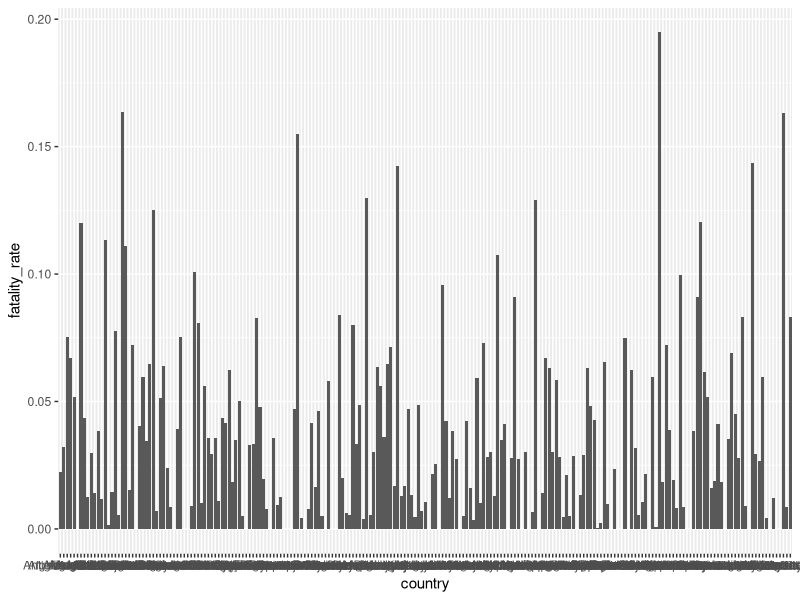
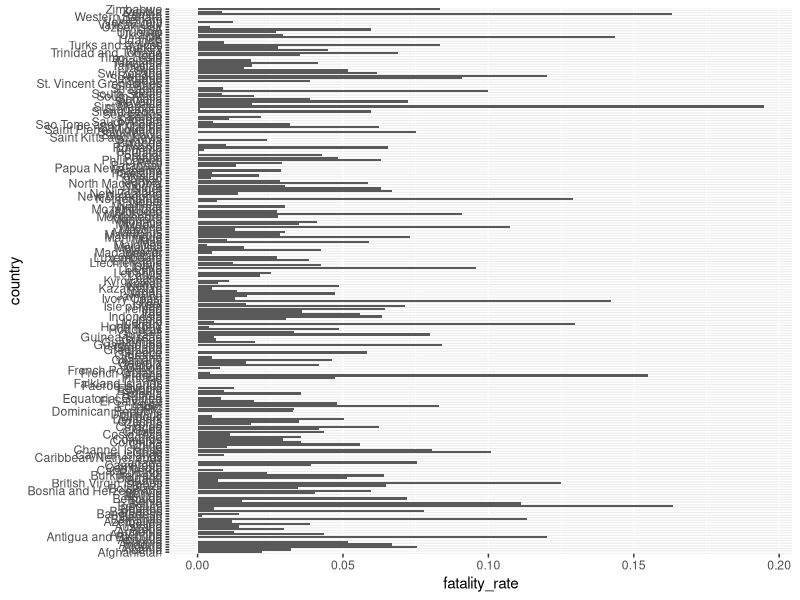
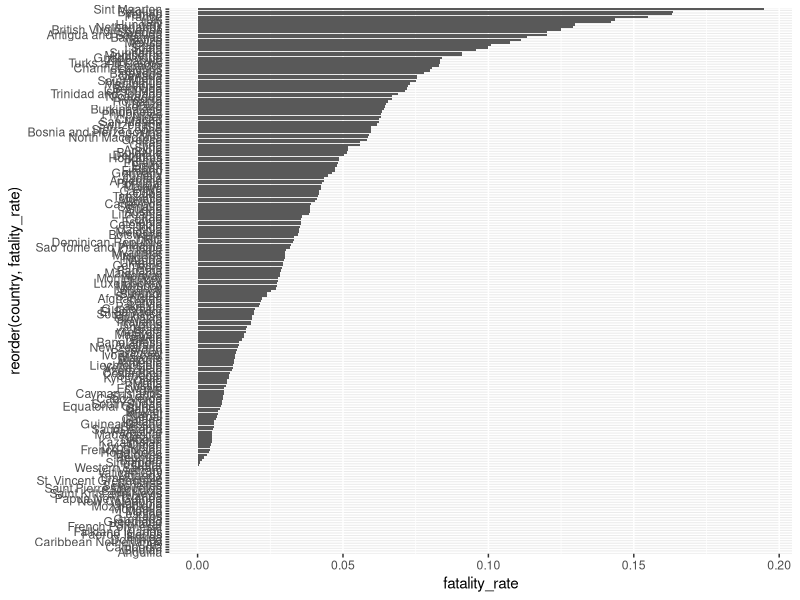

The R script that drew these images, in order: (Note: this script raises an error after producing the figures.)
library(readr)

world_covid <- read_csv("data/world_covid.csv")
str(world_covid)
head(world_covid, n = 10)

dailynational <- read_csv("data/dailynational.csv")
str(dailynational)
head(dailynational, n = 10)

library(ggplot2)
library(scales)

##############################################################################
#                                                                            #
#                       Top 20 Fatality Rate Countries                       #
#                                                                            #
##############################################################################

# Grafik dasar
ggplot(data = world_covid, mapping = aes(x = country, y = fatality_rate)) + 
  geom_bar(stat = "identity")

# Flip barchart
ggplot(data = world_covid, mapping = aes(x = country, y = fatality_rate)) + 
  geom_bar(stat = "identity") +
  coord_flip()

# Flip & sorted barchart
ggplot(data = world_covid, mapping = aes(x = reorder(country, fatality_rate), y = fatality_rate)) + 
  geom_bar(stat = "identity") +
  coord_flip()

# Flip - sorted - top 20 barchart
top20 <- world_covid %>% 
  arrange(desc(fatality_rate)) %>%
  head(n = 20)

ggplot(data = top20, mapping = aes(x = reorder(country, fatality_rate), y = fatality_rate)) + 
  geom_bar(stat = "identity") +
  coord_flip()

# Custom title - axis label
ggplot(data = top20, mapping = aes(x = reorder(country, fatality_rate), y = fatality_rate)) + 
  geom_bar(stat = "identity") +
  coord_flip() + 
  labs(title = "Top 20 Fatality Rate Countries",
       x = "Country",
       y = "Fatality Rate")

# Custom axis scale 
ggplot(data = top20, mapping = aes(x = reorder(country, fatality_rate), y = fatality_rate)) + 
  geom_bar(stat = "identity") +
  coord_flip() + 
  labs(title = "Top 20 Fatality Rate Countries",
       x = "Country",
       y = "Fatality Rate") + 
  scale_y_continuous(labels = scales::percent_format(1))

# Custom theme 
ggplot(data = top20, mapping = aes(x = reorder(country, fatality_rate), y = fatality_rate)) + 
  geom_bar(stat = "identity") +
  coord_flip() + 
  labs(title = "Top 20 Fatality Rate Countries",
       x = "Country",
       y = "Fatality Rate") + 
  scale_y_continuous(labels = scales::percent_format(1)) +
  theme_minimal()

# Custom theme 
ggplot(data = top20, mapping = aes(x = reorder(country, fatality_rate), y = fatality_rate)) + 
  geom_bar(stat = "identity") +
  coord_flip() + 
  labs(title = "Top 20 Fatality Rate Countries",
       x = "Country",
       y = "Fatality Rate") + 
  scale_y_continuous(labels = scales::percent_format(1)) +
  theme_minimal()

theme_set(theme_minimal())

# Change color & grid
ggplot(data = top20, mapping = aes(x = reorder(country, fatality_rate), y = fatality_rate)) + 
  geom_bar(stat = "identity", fill = "coral", alpha = 0.7) +
  coord_flip() + 
  labs(title = "Top 20 Fatality Rate Countries",
       x = "Country",
       y = "Fatality Rate") + 
  scale_y_continuous(labels = scales::percent_format(1)) +
  theme(panel.grid.major.y = element_blank(),
        panel.grid.minor.y = element_blank(),
        panel.grid.minor.x = element_blank())

# Add label & y-limit 
ggplot(data = top20, mapping = aes(x = reorder(country, fatality_rate), y = fatality_rate)) + 
  geom_bar(stat = "identity", fill = "coral", alpha = 0.7) +
  geom_text(aes(label = paste0(fatality_rate*100, "%")), size = 3, hjust = -0.1) + 
  coord_flip() + 
  labs(title = "Top 20 Fatality Rate Countries",
       x = "Country",
       y = "Fatality Rate") + 
  scale_y_continuous(labels = scales::percent_format(1), limits = c(0, 0.25)) +
  theme(panel.grid.major.y = element_blank(),
        panel.grid.minor.y = element_blank(),
        panel.grid.minor.x = element_blank())

# By Total Cases 
## top 20 barchart
top20 <- world_covid %>% 
  arrange(desc(total_cases)) %>%
  head(n = 20)

ggplot(data = top20, mapping = aes(x = reorder(country, total_cases), y = total_cases)) + 
  geom_bar(stat = "identity", fill = "coral", alpha = 0.7) +
  geom_text(aes(label = formatC(total_cases, big.mark = ",", decimal.mark = ".", format = "d")), size = 3, hjust = -0.1) + 
  coord_flip() + 
  labs(title = "Top 20 Total Cases Countries",
       x = "Country",
       y = "Total Cases") + 
  scale_y_continuous(labels = scales::number_format(big.mark = ","), limits = c(0, 1.8*10^6)) +
  theme(panel.grid.major.y = element_blank(),
        panel.grid.minor.y = element_blank(),
        panel.grid.minor.x = element_blank())

##############################################################################
#                                                                            #
#                         Population vs Total Cases                          #
#                                                                            #
##############################################################################

# Hubungan jumlah kasus dgn kepadatan penduduk
ggplot(data = world_covid, mapping = aes(x = population, y = total_cases)) + 
  geom_point() 

# Opacity
ggplot(data = world_covid, mapping = aes(x = population, y = total_cases)) + 
  geom_point(alpha = 0.3) 

# x-axis format
ggplot(data = world_covid, mapping = aes(x = population, y = total_cases)) + 
  geom_point(alpha = 0.3) +
  scale_x_continuous(labels = scales::number_format())

# x-axis format
ggplot(data = world_covid, mapping = aes(x = population/10^6, y = total_cases/10^3)) + 
  geom_point(alpha = 0.3) +
  scale_x_continuous(labels = scales::number_format()) +
  scale_y_continuous(labels = scales::number_format())

# x-axis limit
ggplot(data = world_covid, mapping = aes(x = population/10^6, y = total_cases/10^3)) + 
  geom_point(alpha = 0.3) +
  scale_x_continuous(labels = scales::number_format(), limits = c(0, 400)) +
  scale_y_continuous(labels = scales::number_format(), limits = c(0, 400))

# Buble chart
ggplot(data = world_covid, mapping = aes(x = population/10^6, y = total_cases/10^3, size = round(fatality_rate*100, 2))) + 
  geom_point(alpha = 0.3) +
  scale_x_continuous(labels = scales::number_format(), limits = c(0, 400)) +
  scale_y_continuous(labels = scales::number_format(), limits = c(0, 400))

# Buble chart
ggplot(data = world_covid, mapping = aes(x = population/10^6, y = total_cases/10^3, size = round(fatality_rate*100, 2))) + 
  geom_point(alpha = 0.3, color = "coral") +
  scale_x_continuous(labels = scales::number_format(), limits = c(0, 400)) +
  scale_y_continuous(labels = scales::number_format(), limits = c(0, 400))

# Buble chart custom title
ggplot(data = world_covid, mapping = aes(x = population/10^6, y = total_cases/10^3, size = round(fatality_rate*100, 2))) + 
  geom_point(alpha = 0.3, color = "coral") +
  scale_x_continuous(labels = scales::number_format(), limits = c(0, 300)) +
  scale_y_continuous(labels = scales::number_format(), limits = c(0, 350)) +
  labs(title = "",
       x = "Population (millions)",
       y = "Total Cases (thousands)",
       size = "Fatality Rate (%)")

# Buble chart custom legend
ggplot(data = world_covid, mapping = aes(x = population/10^6, y = total_cases/10^3, size = round(fatality_rate*100, 2))) + 
  geom_point(alpha = 0.3, color = "coral") +
  scale_x_continuous(labels = scales::number_format(), limits = c(0, 300)) +
  scale_y_continuous(labels = scales::number_format(), limits = c(0, 350)) +
  labs(title = "Population vs Total Cases",
       x = "Population (millions)",
       y = "Total Cases (thousands)",
       size = "Fatality Rate (%)") + 
  theme(legend.position = "top")

##############################################################################
#                                                                            #
#                        Indonesia Daily Cases Trend                         #
#                                                                            #
##############################################################################

# Indonesia Trend                                                                            
ggplot(data = dailynational, mapping = aes(x = dates)) + 
  geom_line(aes(y = daily_cases, color = "cases")) + 
  geom_line(aes(y = daily_recovered, color = "recovered")) + 
  geom_line(aes(y = daily_deaths, color = "deaths"))

# Change color & line size
ggplot(data = dailynational, mapping = aes(x = dates)) + 
  geom_line(aes(y = daily_cases, color = "New"), size = 0.8) + 
  geom_line(aes(y = daily_recovered, color = "Recovered"), size = 0.8) + 
  geom_line(aes(y = daily_deaths, color = "Deaths"), size = 0.8) + 
  scale_color_manual(name = "Cases",
                     values = c("New" = "yellow", "Recovered" = "green", "Deaths" = "red"))

# Add title and axis title
ggplot(data = dailynational, mapping = aes(x = dates)) + 
  geom_line(aes(y = daily_cases, color = "New"), size = 0.8) + 
  geom_line(aes(y = daily_recovered, color = "Recovered"), size = 0.8) + 
  geom_line(aes(y = daily_deaths, color = "Deaths"), size = 0.8) + 
  scale_color_manual(name = "Cases",
                     values = c("New" = "yellow", "Recovered" = "green", "Deaths" = "red")) + 
  labs(title = "Indonesia Daily Cases Trend",
       x = "Dates",
       y = "Daily Cases")

# Change x-axis format
ggplot(data = dailynational, mapping = aes(x = dates)) + 
  geom_line(aes(y = daily_cases, color = "New"), size = 0.8) + 
  geom_line(aes(y = daily_recovered, color = "Recovered"), size = 0.8) + 
  geom_line(aes(y = daily_deaths, color = "Deaths"), size = 0.8) + 
  scale_color_manual(name = "Cases",
                     values = c("New" = "yellow", "Recovered" = "green", "Deaths" = "red")) + 
  labs(title = "Indonesia Daily Cases Trend",
       x = "Dates",
       y = "Daily Cases") + 
  scale_x_date(date_breaks = "2 weeks", date_labels = "%d/%m")


# Add trend line
dates <- dailynational$dates
data.ts <- dailynational$daily_cases

dts <- ts(data = data.ts, start = c(2020, as.numeric(format(dates[1], "%j"))), frequency = 365)

ks <- ksmooth(x = dates, y = dts, kernel = "normal", bandwidth = 10, x.points = dates)
dailynational$x <- ks$x
dailynational$y <- ks$y

ggplot(data = dailynational, mapping = aes(x = dates)) + 
  geom_line(aes(y = daily_cases, color = "New"), size = 0.8) + 
  geom_line(aes(y = daily_recovered, color = "Recovered"), size = 0.8) + 
  geom_line(aes(y = daily_deaths, color = "Deaths"), size = 0.8) + 
  geom_line(aes(x = x, y = y, color = "Trend"), size = 0.8) + 
  scale_color_manual(name = "Cases",
                     values = c("New" = "yellow", "Recovered" = "green", "Deaths" = "red", "Trend" = "grey")) + 
  labs(title = "Indonesia Daily Cases Trend",
       x = "Dates",
       y = "Daily Cases") + 
  scale_x_date(date_breaks = "2 weeks", date_labels = "%d/%m")

# Custom legend & position
ggplot(data = dailynational, mapping = aes(x = dates)) + 
  geom_line(aes(y = daily_cases, color = "New"), size = 0.8) + 
  geom_line(aes(y = daily_recovered, color = "Recovered"), size = 0.8) + 
  geom_line(aes(y = daily_deaths, color = "Deaths"), size = 0.8) + 
  geom_line(aes(x = x, y = y, color = "Trend"), size = 0.8) + 
  scale_color_manual(name = "",
                     values = c("New" = "yellow", "Recovered" = "green", "Deaths" = "red", "Trend" = "grey")) + 
  labs(title = "Indonesia Daily Cases Trend",
       x = "Dates",
       y = "Daily Cases") + 
  scale_x_date(date_breaks = "2 weeks", date_labels = "%d/%m") + 
  theme(legend.position = "top")
